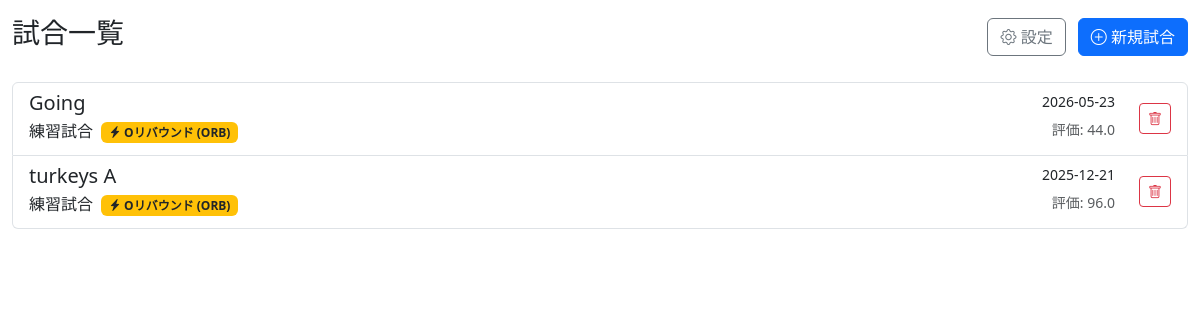
The page / on the database its author committed.
### models.py (models this page shows, shortened)
class Game(db.Model):
    id = db.Column(db.Integer, primary_key=True)
    date = db.Column(db.Date, default=datetime.utcnow)
    opponent = db.Column(db.String(100))
    location = db.Column(db.String(100))
    category = db.Column(db.String(50)) # 練習/公式など
    memo = db.Column(db.Text)
    leverage_item = db.Column(db.String(50), nullable=True) # 勝負項目（レバレッジ）
    quarters = db.relationship('Quarter', backref='game', cascade="all, delete-orphan", lazy=True)
    @property
    def leverage_item_name(self):
        mapping = {
            'pts': '得点 (PTS)',
            'drb': 'Dリバウンド (DRB)',
            'orb': 'Oリバウンド (ORB)',
            'ast': 'アシスト (AST)',
            'stl': 'スティール (STL)',
            'blk': 'ブロック (BLK)',
            'ring_attack': 'リングアタック',
            'ft_drawn_bonus': 'フリースロー(FT)獲得',
            'loose_ball_dive': 'ルーズボール・ダイブ',
            'gamemake_boost': 'ゲームメイク・ブースト',
            'bench_datahack': 'ベンチ・データハック',
            'captain_boost': 'キャプテン・ブースト',
            'charge_drawn': 'オフェンスチャージ獲得'
        }
        return mapping.get(self.leverage_item, '')

### app.py (the view)
@app.route('/')
def index():
    games = Game.query.order_by(Game.date.desc()).all()
    evaluations = {}
    for game in games:
        summary = calculate_summary(game.quarters)
        evaluations[game.id] = summary['total_evaluation']
    return render_template('index.html', games=games, evaluations=evaluations)

### models.py (called while the page is built)
    @property
    def duration(self):
        if self.in_time_sec is not None and self.out_time_sec is not None:
            return self.in_time_sec - self.out_time_sec
        return 0

### templates/index.html (shortened to what this page needs)
{% extends "base.html" %}
{% block content %}
<div class="d-flex justify-content-between align-items-center mb-4">
    <h1 class="h3">試合一覧</h1>
    <div>
        <a href="{{ url_for('settings') }}" class="btn btn-outline-secondary me-2">
            <i class="bi bi-gear"></i> 設定
        </a>
        <a href="{{ url_for('new_game') }}" class="btn btn-primary">
            <i class="bi bi-plus-circle"></i> 新規試合
        </a>
    </div>
</div>
{% if games %}
<div class="list-group" id="game-list">
    {% for game in games %}
    <div class="list-group-item" id="game-item-{{ game.id }}">
        <div class="row align-items-center">
            <a href="{{ url_for('game_detail', game_id=game.id) }}" class="col text-decoration-none text-dark stretched-link">
                <div class="d-flex w-100 justify-content-between">
                    <h5 class="mb-1">{{ game.opponent }}</h5>
                    <small>{{ game.date.strftime('%Y-%m-%d') if game.date }}</small>
                </div>
                <div class="d-flex w-100 justify-content-between">
                    <p class="mb-1">
                        {{ game.category }}
                        {% if game.leverage_item %}
                        <span class="badge bg-warning text-dark ms-1"><i class="bi bi-lightning-charge-fill"></i> {{ game.leverage_item_name }}</span>
                        {% endif %}
                    </p>
                    <small class="text-muted">評価: {{ evaluations[game.id] }}</small>
                </div>
            </a>
            <div class="col-auto">
                <button class="btn btn-sm btn-outline-danger position-relative" style="z-index: 2;" onclick="event.preventDefault(); deleteGame({{ game.id }});">
                    <i class="bi bi-trash"></i>
                </button>
            </div>
        </div>
    </div>
    {% endfor %}
</div>
{% else %}
<div class="text-center p-5 border rounded bg-light">
    <p>まだ試合がありません。</p>
    <p>「新規試合」ボタンから最初の試合を登録しましょう。</p>
</div>
{% endif %}
{% endblock %}

### templates/base.html (style rules this page uses)
body { padding-bottom: 80px; }

### rows shown on the page
Game: opponent "Going", date "2026-05-23", category "練習試合", leverage_item_name "Oリバウンド (ORB)", evaluations "44.0"
Game: opponent "turkeys A", date "2025-12-21", category "練習試合", leverage_item_name "Oリバウンド (ORB)", evaluations "96.0"
